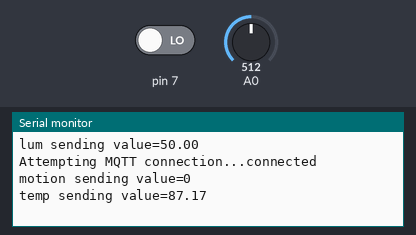
A sketch run on a simulated Arduino Uno, built with avr-gcc and run on an emulated ATmega328P. Parts: the last lines printed to the serial monitor. Inputs (shaded band) come from the test bench; at power-on: A0 = 512, pin 7 LOW. WiFi joins after 1.5 s; servers stay silent unless stated; no MQTT or app messages arrive unless stated.

Above: at 4.2 s.
4.3 s: A0 set to 0
At 4.8 s:
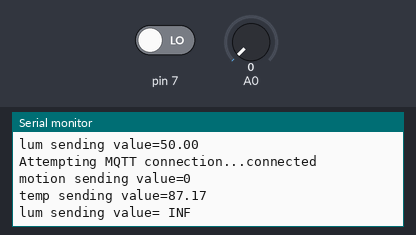
5.9 s: pin 7 driven HIGH
At 7.1 s:
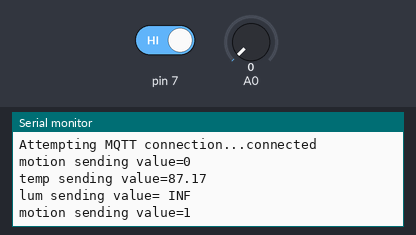
7.4 s: A0 set to 122
At 8.8 s:
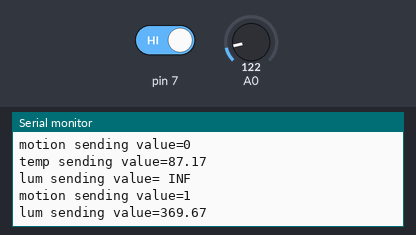

The sketch:

mqtt_app.ino
```cpp
#include <SPI.h>
#include <Ethernet.h>
#include <PubSubClient.h>

byte mac[] = {0xFA, 0x2B, 0x4E, 0x0E, 0x27, 0xED};
IPAddress ip(192, 168, 1, 64);
IPAddress server(192, 168, 1, 63);

EthernetClient ethClient;
PubSubClient client(ethClient);

typedef String (*GeneralFunction)(int);

struct Device
{
  String deviceName;
  unsigned int pinID;
  bool analog;
  GeneralFunction computer;
  unsigned int millisToWait;
  unsigned int threshold;
  unsigned long lastTime;
  int lastValue;
  bool initialized;
};

String currentIP = "";

void reconnect()
{
  // Loop until we're reconnected
  while (!client.connected())
  {
    Serial.print("Attempting MQTT connection...");
    // Attempt to connect
    if (client.connect("arduinoClient", "alex", "anarchy51"))
    {
      IPAddress address = Ethernet.localIP();
      currentIP = String(address[0]) + "." +
                  String(address[1]) + "." +
                  String(address[2]) + "." +
                  String(address[3]);
      Serial.println("connected");
      delay(1000);
    }
    else
    {
      Serial.print("failed, rc=");
      Serial.print(client.state());
      Serial.println(" try again in 5 seconds");
      // Wait 5 seconds before retrying
      delay(5000);
    }
  }
}

bool publishMessage(const char *topic, const String message)
{
  if (!client.connected())
  {
    reconnect();
  }

  client.loop();

  char msgChar[message.length() + 1];
  message.toCharArray(msgChar, message.length() + 1);
  bool result = client.publish(topic, msgChar);
  if (!result)
  {
    Serial.print("ERROR publishing :");
    Serial.println(msgChar);
  }

  delay(20);
  return result;
}

bool isValidThreshold(Device &device, int rawVal) {
  if (device.threshold) {
    return (device.lastValue - device.threshold > rawVal) || (device.lastValue + device.threshold < rawVal);
  } else {
    return true;
  }
}

void readAndPublish(Device &device)
{
  unsigned long currentTime = millis();
  if (!device.initialized || device.lastTime + device.millisToWait < currentTime)
  {
    int rawVal;
    if (device.analog)
    {
      rawVal = analogRead(device.pinID);
    }
    else
    {
      rawVal = digitalRead(device.pinID);
    }

    if (!device.initialized || (device.lastValue != rawVal && isValidThreshold(device, rawVal)))
    {
      device.lastValue = rawVal;
      device.lastTime = currentTime;
      device.initialized = true;

      String val;
      if (device.computer != NULL)
      {
        val = device.computer(rawVal);
      }
      else
      {
        val = String(rawVal);
      }

      String message = "{\"identifier\":\"";
      message += currentIP;
      message += "\",\"service\":\"mqtt\",\"type\":\"";
      message += device.deviceName;
      message += "\",\"state\":{\"value\":\"";
      message += val;
      message += "\"}}";

      Serial.println(device.deviceName + " sending value=" + val);
      publishMessage("gladys/master/devicestate/create", message);
    }
  }
}

String computeTemperature(int defaultValue)
{
  long Resistance = 1000.0 * ((1024.0 / defaultValue) - 1);
  double temp = log(Resistance);
  temp = 1 / (0.001129148 + (0.000234125 * temp) + (0.0000000876741 * temp * temp * temp));
  temp = temp - 273.15;
  return String(temp);
}

String computeLux(int defaultValue)
{
  float lux = (250.0 / (0.0048828125 * defaultValue)) - 50.0;
  return String(lux);
}

void setup()
{
  Serial.begin(57600);

  client.setServer(server, 1883);

  Ethernet.begin(mac);
  // Allow the hardware to sort itself out
  delay(1500);
}

int nbDevices = 3;
Device devices[] = {
    {"lum", 0, true, computeLux, 0, 25},
    {"motion", 7, false, NULL, 0},
    {"temp", 1, true, computeTemperature, 60000}};

void loop()
{
  for (int i = 0; i < nbDevices; i++)
  {
    readAndPublish(devices[i]);
    delay(50);
  }
}
```

Measured:
- after the input at 4.3 s, the serial monitor: prints a new line after 0.12 s (image 1)
- after the input at 5.9 s, the serial monitor: prints a new line after 0.09 s (image 2)
- after the input at 7.4 s, the serial monitor: prints a new line after 0.06 s (image 3)
